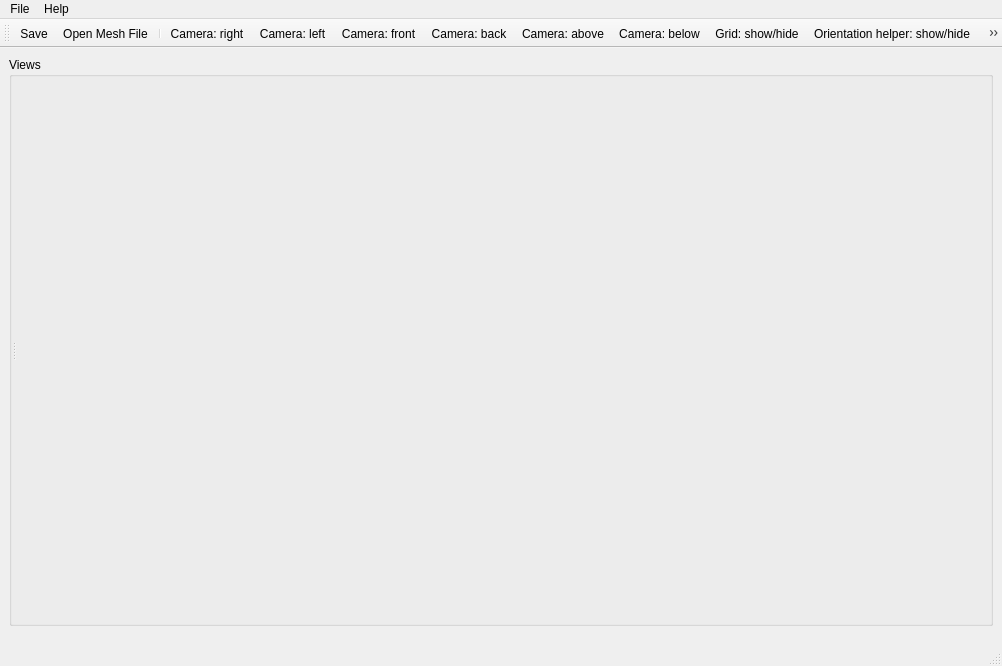
<?xml version="1.0" encoding="UTF-8"?>
<ui version="4.0">
 <class>MorphoDig</class>
 <widget class="QMainWindow" name="MorphoDig">
  <property name="geometry">
   <rect>
    <x>0</x>
    <y>0</y>
    <width>1002</width>
    <height>666</height>
   </rect>
  </property>
  <property name="windowTitle">
   <string>MeshTools</string>
  </property>
  <property name="windowIcon">
   <iconset>
    <normaloff>:/Icons/MeshTools.ico</normaloff>:/Icons/MeshTools.ico</iconset>
  </property>
  <property name="iconSize">
   <size>
    <width>22</width>
    <height>22</height>
   </size>
  </property>
  <widget class="QWidget" name="centralwidget">
   <widget class="QGroupBox" name="groupBoxGraph">
    <property name="geometry">
     <rect>
      <x>9</x>
      <y>9</y>
      <width>984</width>
      <height>569</height>
     </rect>
    </property>
    <property name="sizePolicy">
     <sizepolicy hsizetype="Expanding" vsizetype="Expanding">
      <horstretch>1</horstretch>
      <verstretch>1</verstretch>
     </sizepolicy>
    </property>
    <property name="title">
     <string>Views</string>
    </property>
    <layout class="QVBoxLayout">
     <property name="spacing">
      <number>0</number>
     </property>
     <property name="leftMargin">
      <number>0</number>
     </property>
     <property name="topMargin">
      <number>0</number>
     </property>
     <property name="rightMargin">
      <number>0</number>
     </property>
     <property name="bottomMargin">
      <number>0</number>
     </property>
     <item>
      <widget class="QSplitter" name="splitter">
       <property name="orientation">
        <enum>Qt::Horizontal</enum>
       </property>
       <widget class="QFrame" name="tableFrame">
        <layout class="QVBoxLayout">
         <property name="spacing">
          <number>0</number>
         </property>
         <property name="leftMargin">
          <number>0</number>
         </property>
         <property name="topMargin">
          <number>0</number>
         </property>
         <property name="rightMargin">
          <number>0</number>
         </property>
         <property name="bottomMargin">
          <number>0</number>
         </property>
        </layout>
       </widget>
       <widget class="QVTKWidget" name="qvtkWidget" native="true">
        <property name="sizePolicy">
         <sizepolicy hsizetype="Expanding" vsizetype="Expanding">
          <horstretch>1</horstretch>
          <verstretch>1</verstretch>
         </sizepolicy>
        </property>
        <property name="minimumSize">
         <size>
          <width>300</width>
          <height>300</height>
         </size>
        </property>
       </widget>
      </widget>
     </item>
    </layout>
   </widget>
  </widget>
  <widget class="QMenuBar" name="menubar">
   <property name="geometry">
    <rect>
     <x>0</x>
     <y>0</y>
     <width>1002</width>
     <height>21</height>
    </rect>
   </property>
   <widget class="QMenu" name="menuFile">
    <property name="title">
     <string>File</string>
    </property>
    <addaction name="actionOpenMesh"/>
    <addaction name="actionSave"/>
    <addaction name="separator"/>
    <addaction name="actionExit"/>
   </widget>
   <widget class="QMenu" name="menuHelp">
    <property name="title">
     <string>Help</string>
    </property>
   </widget>
   <addaction name="menuFile"/>
   <addaction name="menuHelp"/>
  </widget>
  <widget class="QStatusBar" name="statusbar"/>
  <widget class="QToolBar" name="toolBar">
   <property name="orientation">
    <enum>Qt::Horizontal</enum>
   </property>
   <property name="iconSize">
    <size>
     <width>22</width>
     <height>22</height>
    </size>
   </property>
   <attribute name="toolBarArea">
    <enum>TopToolBarArea</enum>
   </attribute>
   <attribute name="toolBarBreak">
    <bool>false</bool>
   </attribute>
   <addaction name="actionSave"/>
   <addaction name="actionOpenMesh"/>
   <addaction name="separator"/>
   <addaction name="actionCameraRight"/>
   <addaction name="actionCameraLeft"/>
   <addaction name="actionCameraFront"/>
   <addaction name="actionCameraBack"/>
   <addaction name="actionCameraAbove"/>
   <addaction name="actionCameraBelow"/>
   <addaction name="actionGridToggle"/>
   <addaction name="actionOrientationHelperToggle"/>
   <addaction name="actionCameraCentreOfMassToggle"/>
  </widget>
  <action name="actionOpenMesh">
   <property name="enabled">
    <bool>true</bool>
   </property>
   <property name="icon">
    <iconset resource="Icons/icons.qrc">
     <normaloff>:/Icons/fileopen.png</normaloff>:/Icons/fileopen.png</iconset>
   </property>
   <property name="text">
    <string>Open Mesh File</string>
   </property>
  </action>
  <action name="actionExit">
   <property name="text">
    <string>Exit</string>
   </property>
  </action>
  <action name="actionHelp">
   <property name="icon">
    <iconset resource="Icons/icons.qrc">
     <normaloff>:/Icons/help.png</normaloff>:/Icons/help.png</iconset>
   </property>
   <property name="text">
    <string>Help</string>
   </property>
  </action>
  <action name="actionSave">
   <property name="icon">
    <iconset resource="Icons/icons.qrc">
     <normaloff>:/Icons/filesave.png</normaloff>:/Icons/filesave.png</iconset>
   </property>
   <property name="text">
    <string>Save</string>
   </property>
  </action>
  <action name="actionCameraFront">
   <property name="icon">
    <iconset>
     <normaloff>:/Icons/camera_front22_2.png</normaloff>
     <normalon>:/Icons/camera_front22_2.png</normalon>:/Icons/camera_front22_2.png</iconset>
   </property>
   <property name="text">
    <string>Camera: front</string>
   </property>
   <property name="toolTip">
    <string>Move Camera: view objects from front side</string>
   </property>
  </action>
  <action name="actionCameraLeft">
   <property name="icon">
    <iconset>
     <normaloff>:/Icons/camera_left22_2.png</normaloff>
     <normalon>:/Icons/camera_left22_2.png</normalon>:/Icons/camera_left22_2.png</iconset>
   </property>
   <property name="text">
    <string>Camera: left</string>
   </property>
   <property name="toolTip">
    <string>Move Camera: view objects from left side</string>
   </property>
  </action>
  <action name="actionCameraRight">
   <property name="icon">
    <iconset>
     <normaloff>:/Icons/camera_right22_2.png</normaloff>
     <normalon>:/Icons/camera_right22_2.png</normalon>:/Icons/camera_right22_2.png</iconset>
   </property>
   <property name="text">
    <string>Camera: right</string>
   </property>
   <property name="toolTip">
    <string>Move Camera: view objects from right side</string>
   </property>
  </action>
  <action name="actionCameraAbove">
   <property name="icon">
    <iconset>
     <normaloff>Icons/camera_above22_2.png</normaloff>
     <normalon>:/Icons/camera_above22_2.png</normalon>Icons/camera_above22_2.png</iconset>
   </property>
   <property name="text">
    <string>Camera: above</string>
   </property>
   <property name="toolTip">
    <string>Move Camera: view objects from above</string>
   </property>
  </action>
  <action name="actionCameraBelow">
   <property name="icon">
    <iconset>
     <normaloff>:/Icons/camera_below22_2.png</normaloff>
     <normalon>:/Icons/camera_below22_2.png</normalon>:/Icons/camera_below22_2.png</iconset>
   </property>
   <property name="text">
    <string>Camera: below</string>
   </property>
   <property name="toolTip">
    <string>Move Camera: underneath view</string>
   </property>
  </action>
  <action name="actionCameraBack">
   <property name="icon">
    <iconset>
     <normaloff>:/Icons/camera_back22_2.png</normaloff>
     <normalon>:/Icons/camera_back22_2.png</normalon>:/Icons/camera_back22_2.png</iconset>
   </property>
   <property name="text">
    <string>Camera: back</string>
   </property>
   <property name="toolTip">
    <string>Move Camera: view objects from back side</string>
   </property>
  </action>
  <action name="actionGridToggle">
   <property name="icon">
    <iconset>
     <normaloff>:/Icons/grid.gif</normaloff>
     <normalon>:/Icons/grid.gif</normalon>:/Icons/grid.gif</iconset>
   </property>
   <property name="text">
    <string>Grid: show/hide</string>
   </property>
   <property name="toolTip">
    <string>Grid : show or hide</string>
   </property>
  </action>
  <action name="actionOrientationHelperToggle">
   <property name="icon">
    <iconset>
     <normaloff>:/Icons/orientation_helper.gif</normaloff>
     <normalon>:/Icons/orientation_helper.gif</normalon>:/Icons/orientation_helper.gif</iconset>
   </property>
   <property name="text">
    <string>Orientation helper: show/hide</string>
   </property>
   <property name="toolTip">
    <string>Orientation helper : show or hide</string>
   </property>
  </action>
  <action name="actionCameraCentreOfMassToggle">
   <property name="checkable">
    <bool>true</bool>
   </property>
   <property name="icon">
    <iconset>
     <normaloff>:/Icons/move_cam.gif</normaloff>
     <normalon>:/Icons/move_cam2.gif</normalon>:/Icons/move_cam.gif</iconset>
   </property>
   <property name="text">
    <string>Camera mode: toggle</string>
   </property>
   <property name="toolTip">
    <string>Toggle camera : centered at (x,y,z) = (0,0,0) / or at the centre of mass of all opened objects</string>
   </property>
  </action>
 </widget>
 <customwidgets>
  <customwidget>
   <class>QVTKWidget</class>
   <extends>QWidget</extends>
   <header>QVTKWidget.h</header>
  </customwidget>
 </customwidgets>
 <resources>
  <include location="Icons/icons.qrc"/>
 </resources>
 <connections/>
</ui>
